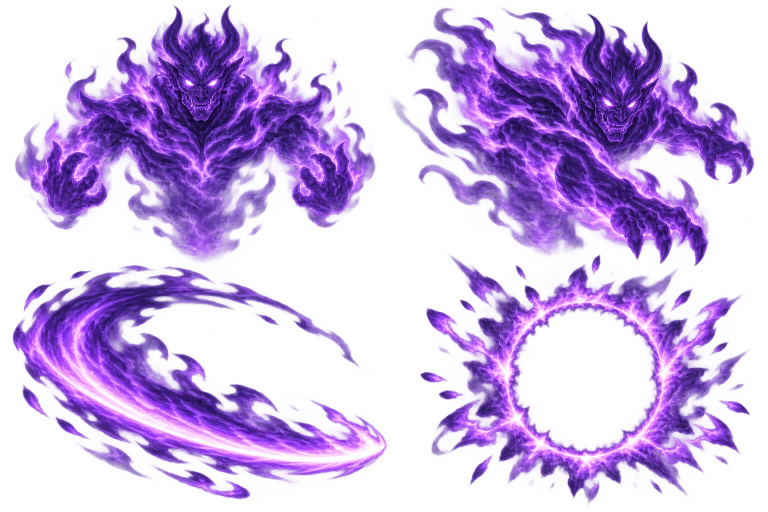
#> input picture art/deliveries/wave-demon-vfx-v1/source/DemonVfxSheet.png, 1536 x 1024 px (shown at 1/2 size)
$ python export.py
#> lines starting #> are read from the running program, lines starting #| are printed output that depends on the picture; after the words box and inside, x2 and y2 are one past the last pixel; in counts of white or black regions, pixels touching at a corner belong together
"""Reproduce the M11 demon VFX exports from source/DemonVfxSheet.png."""

from pathlib import Path
from PIL import Image, ImageDraw

ROOT = Path(__file__).resolve().parent
SOURCE = ROOT / "source" / "DemonVfxSheet.png"
SPRITES = ROOT / "sprites"
PREVIEWS = ROOT / "previews"
SPRITES.mkdir(exist_ok=True)
PREVIEWS.mkdir(exist_ok=True)

sheet = Image.open(SOURCE).convert("RGBA")
#> sheet is the input picture: PIL image 1536x1024 RGBA; mean R, G, B, A 78.6, 44.1, 120.2, 96.4
assert sheet.size == (1536, 1024)

# Source layout is a widely spaced 2x2 sheet. Press smoke slightly crosses
# the horizontal midpoint, so the split is at y=530; the lower split is x=800.
items = [
    ("DemonGhost", (0, 0, 768, 530), (256, 320), (240, 230), (128, 300)),
    ("DemonPress", (768, 0, 1536, 530), (256, 320), (240, 230), (128, 300)),
    ("SwordSpinArc", (0, 530, 800, 1024), (192, 192), (180, 156), (96, 96)),
    ("ChakraImpact", (800, 530, 1536, 1024), (192, 192), (176, 176), (96, 96)),
]


def clear_hidden_rgb(im):
    px = im.load()
    for y in range(im.height):
        for x in range(im.width):
            r, g, b, a = px[x, y]
            if a < 4:
                px[x, y] = (0, 0, 0, 0)
            elif a == 0:
                px[x, y] = (0, 0, 0, 0)
    return im


sprites = {}
for name, crop, canvas_size, max_size, anchor in items:
    q = sheet.crop(crop)
    mask = q.getchannel("A").point(lambda a: 255 if a >= 5 else 0)
    bbox = mask.getbbox()
    assert bbox is not None, name
    q = clear_hidden_rgb(q.crop(bbox))
    q.thumbnail(max_size, Image.Resampling.LANCZOS)
    canvas = Image.new("RGBA", canvas_size)
    if name.startswith("Demon"):
        # Shared visual baseline. The smoke tip fades just above y=300.
        left = anchor[0] - q.width // 2
        top = anchor[1] - q.height
    else:
        left = anchor[0] - q.width // 2
        top = anchor[1] - q.height // 2
    canvas.alpha_composite(q, (left, top))
    canvas = clear_hidden_rgb(canvas)
    canvas.save(SPRITES / f"{name}.png")
    sprites[name] = canvas
#> this loop made 4 passes
#> bbox on passes 1 to 4: (27, 8, 753, 530), (10, 13, 744, 530), (23, 0, 779, 471), (39, 0, 702, 483)
#> pass 1, `mask = q.getchannel("A").point(lambda a: 255 if a >= 5 else 0)`:
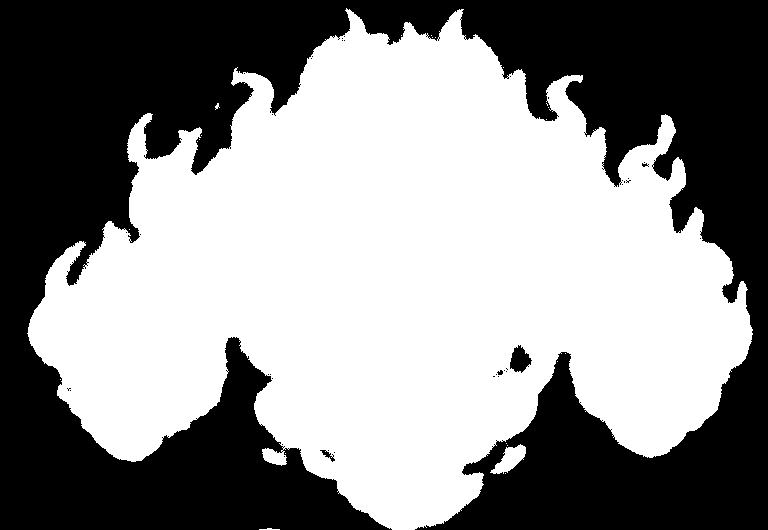
#> mask: PIL image 768x530 L; 54.8% white; 39 black regions (35 under 20 px), largest, box (x1, y1, x2, y2) and area: (0, 0, 768, 530) 183349, (510, 345, 532, 373) 382, (320, 450, 335, 462) 62, (497, 370, 503, 375) 21
#> pass 1, `q = clear_hidden_rgb(q.crop(bbox))`:
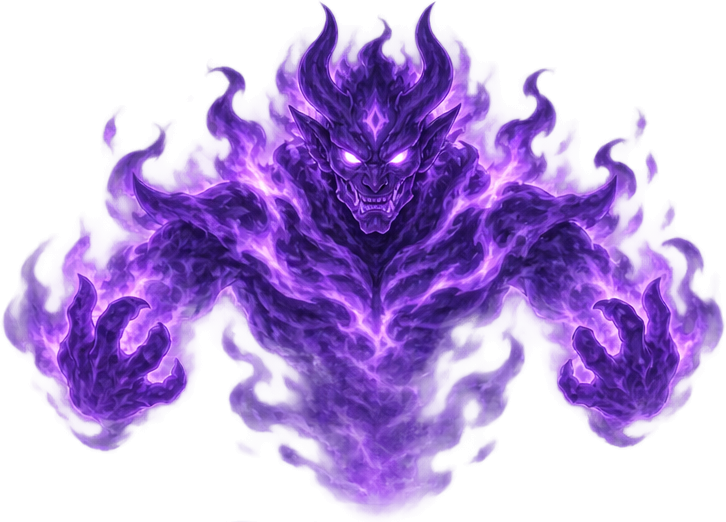
#> q: PIL image 726x522 RGBA; mean R, G, B, A 70.3, 39.3, 110.5, 115.9; transparent parts drawn white
#> after the loop:
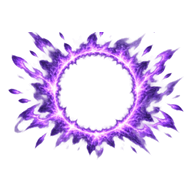
#> canvas: PIL image 192x192 RGBA; mean R, G, B, A 41.3, 23.4, 59.5, 51; transparent parts drawn white
#> after the loop:
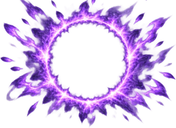
#> q: PIL image 176x128 RGBA; mean R, G, B, A 73.4, 39.9, 107.4, 83.6; transparent parts drawn white
#> after the loop, sprites = 4 items


def checker(size, dark):
    base = (23, 23, 34) if dark else (224, 224, 224)
    alt = (38, 38, 53) if dark else (245, 245, 245)
    im = Image.new("RGBA", size, base)
    d = ImageDraw.Draw(im)
    for y in range(0, size[1], 16):
        for x in range(0, size[0], 16):
            if (x // 16 + y // 16) % 2:
                d.rectangle((x, y, x + 15, y + 15), fill=alt)
    return im


positions = [(32, 22), (320, 22), (65, 370), (352, 370)]
for dark in (False, True):
    preview = checker((608, 590), dark)
    for sprite, pos in zip(sprites.values(), positions):
        preview.alpha_composite(sprite, pos)
    preview.convert("RGB").save(PREVIEWS / ("at_1x_dark.png" if dark else "at_1x_light.png"))

# A short, illustrative loop only. Game timing and transforms remain up to
# the integrator. GIF is on a dark matte because GIF lacks graded alpha.
frames = []
for i in range(12):
    f = checker((608, 590), True)
    phase = i % 6
    ghost_name = "DemonGhost" if phase < 3 else "DemonPress"
    f.alpha_composite(sprites[ghost_name], positions[0])
    f.alpha_composite(sprites["DemonPress"], positions[1])
    arc = sprites["SwordSpinArc"].rotate(i * -9, Image.Resampling.BICUBIC)
    f.alpha_composite(arc, positions[2])
    ring = sprites["ChakraImpact"]
    scale = 0.75 + 0.025 * i
    ring = ring.resize((round(192 * scale), round(192 * scale)), Image.Resampling.LANCZOS)
    ring.putalpha(ring.getchannel("A").point(lambda a: round(a * (1 - 0.055 * i))))
    f.alpha_composite(ring, (positions[3][0] + (192 - ring.width) // 2,
                             positions[3][1] + (192 - ring.height) // 2))
    frames.append(f.convert("RGB"))
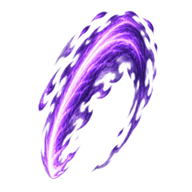
#> arc: PIL image 192x192 RGBA; mean R, G, B, A 36.7, 21, 54.2, 51.9; transparent parts drawn white
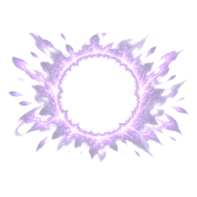
#> ring: PIL image 197x197 RGBA; mean R, G, B, A 44.2, 24.3, 64.8, 20.2; transparent parts drawn white
#> after the loop, frames = 12 items
frames[0].save(PREVIEWS / "short_loop.gif", save_all=True, append_images=frames[1:],
               duration=100, loop=0, optimize=True)
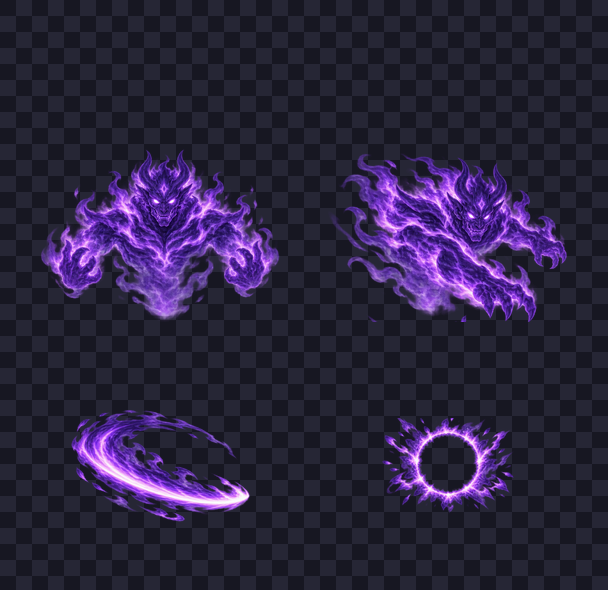
#> saved as short_loop.gif: PIL image 608x590 RGB; mean R, G, B 43.2, 35.7, 63.5
